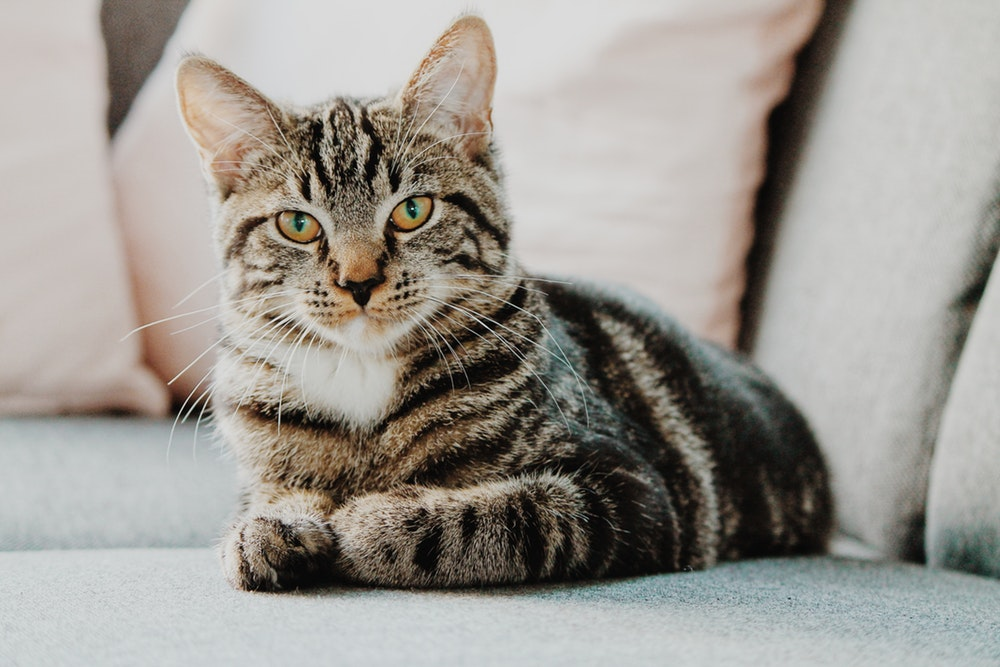
#> input picture cat.jpeg, 1000 x 667 px
$ jupyter execute week3_numpy.ipynb   (shell and % lines are left out)
#> lines starting #> are read from the running program, lines starting #| are printed output that depends on the picture
# Masking

[cell 1]
import numpy as np

[cell 2]
x = np.arange(0,6*np.pi,0.1)
x.shape

[cell 3]
y = np.sin(x)+np.random.randn(x.shape[0])*0.5

[cell 4]
from matplotlib import pyplot as plt
plt.style.use('ggplot')

plt.plot(x,y,'.r')
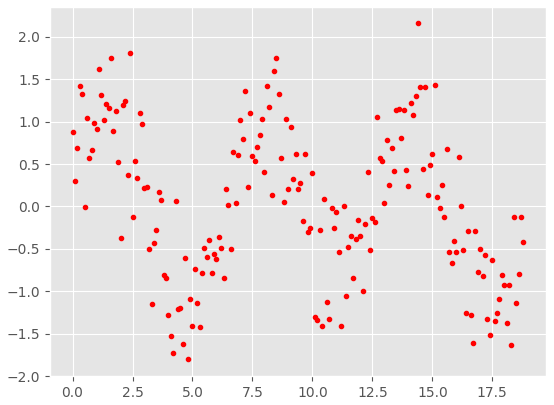
#> figure drawn by matplotlib, 1 panel; curve peaks at x = 14.4, y = 2.16

[cell 5]
y[y<0] = 0
plt.plot(x,y,'.g')
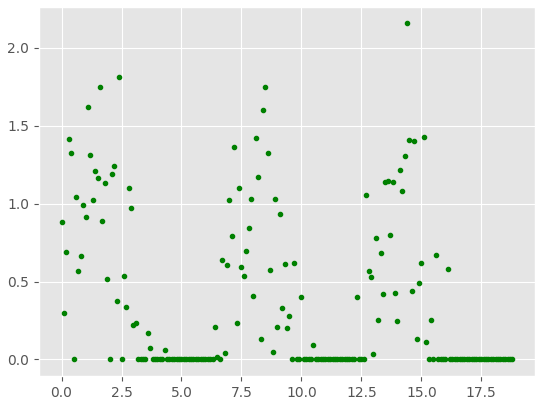
#> figure drawn by matplotlib, 1 panel; curve peaks at x = 14.4, y = 2.16

# scikit

[cell 6]
from skimage import io
a = io.imread('cat.jpeg')
#> a is the input picture: shape (667, 1000, 3); mean R, G, B 157.1, 153.2, 146.9
io.imshow(a)
